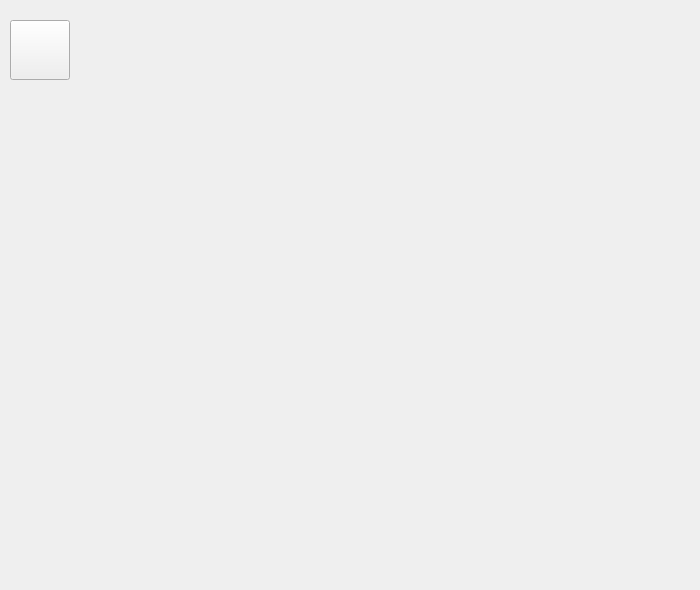
<?xml version="1.0" encoding="UTF-8"?>
<ui version="4.0">
 <class>Quiz</class>
 <widget class="QWidget" name="Quiz">
  <property name="geometry">
   <rect>
    <x>0</x>
    <y>0</y>
    <width>700</width>
    <height>590</height>
   </rect>
  </property>
  <property name="maximumSize">
   <size>
    <width>700</width>
    <height>700</height>
   </size>
  </property>
  <property name="windowTitle">
   <string>Form</string>
  </property>
  <widget class="QPushButton" name="pauseButton">
   <property name="geometry">
    <rect>
     <x>10</x>
     <y>20</y>
     <width>60</width>
     <height>60</height>
    </rect>
   </property>
   <property name="text">
    <string/>
   </property>
  </widget>
 </widget>
 <resources/>
 <connections/>
</ui>
